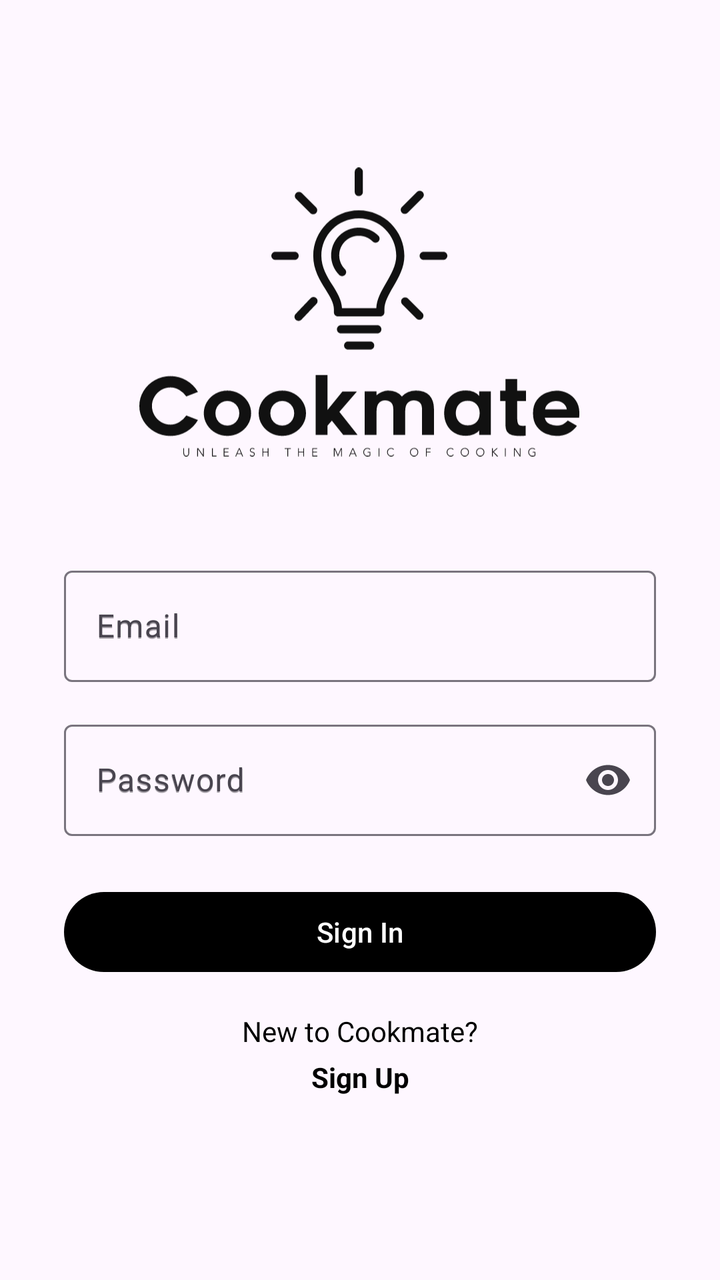
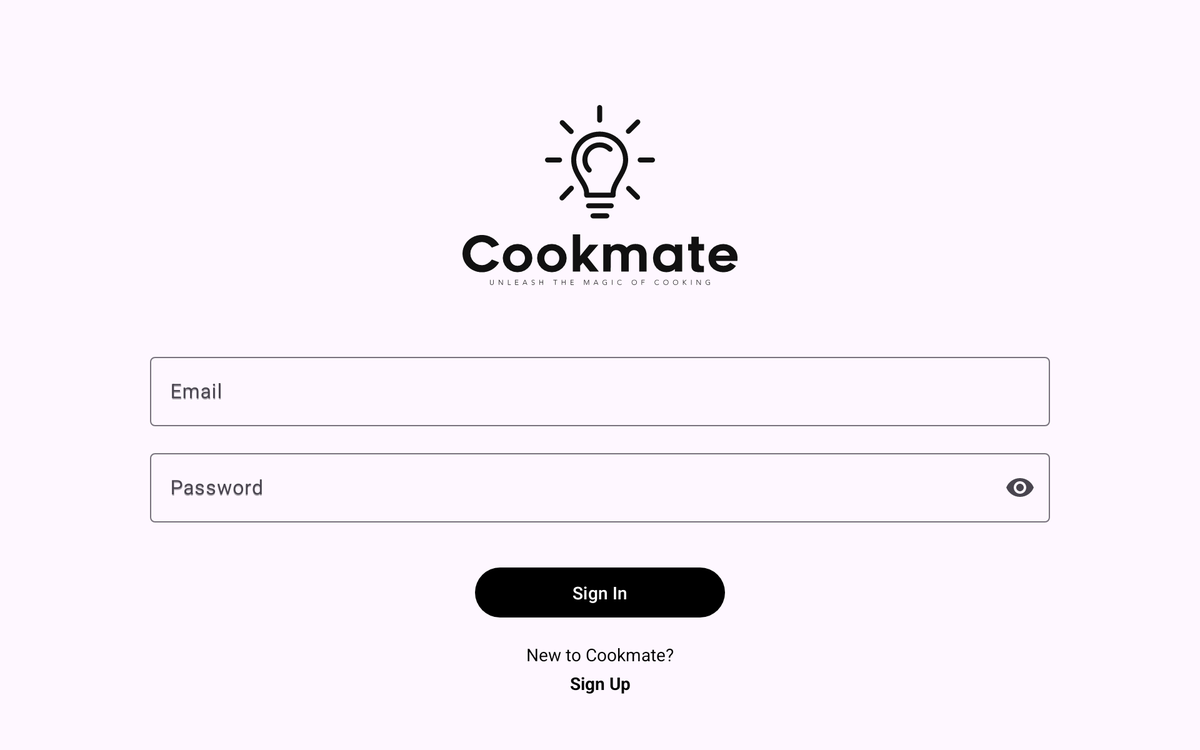

The same Android screen from two of the app's own layout files: first res/layout/ as a phone draws it, then the repository's variant for another configuration, drawn on a device whose configuration selects that folder. Both files follow.
<!-- AndroidManifest.xml: application theme Theme.Cookmate -->
<!-- res/layout/activity_login.xml -->
<?xml version="1.0" encoding="utf-8"?>
<androidx.constraintlayout.widget.ConstraintLayout xmlns:android="http://schemas.android.com/apk/res/android"
    xmlns:app="http://schemas.android.com/apk/res-auto"
    xmlns:tools="http://schemas.android.com/tools"
    android:id="@+id/container"
    android:layout_width="match_parent"
    android:layout_height="match_parent"
    tools:context=".ui.login.LoginActivity">

    <ImageView
        android:id="@+id/logo"
        android:layout_width="220dp"
        android:layout_height="152dp"
        android:layout_marginTop="80dp"
        app:layout_constraintEnd_toEndOf="parent"
        app:layout_constraintHorizontal_bias="0.497"
        app:layout_constraintStart_toStartOf="parent"
        app:layout_constraintTop_toTopOf="parent"
        app:srcCompat="@drawable/ic_logo2" />

    
    <com.google.android.material.textfield.TextInputLayout
        android:id="@+id/emailInputLayout"
        style="@style/Widget.Material3.TextInputLayout.OutlinedBox"
        android:layout_width="0dp"
        android:layout_height="wrap_content"
        android:layout_marginStart="32dp"
        android:layout_marginTop="48dp"
        android:layout_marginEnd="32dp"
        android:hint="@string/Email"
        app:endIconMode="clear_text"
        app:layout_constraintEnd_toEndOf="parent"
        app:layout_constraintHorizontal_bias="0.0"
        app:layout_constraintStart_toStartOf="parent"
        app:layout_constraintTop_toBottomOf="@id/logo">

        <com.google.android.material.textfield.TextInputEditText
            android:id="@+id/emailField"
            android:layout_width="match_parent"
            android:layout_height="wrap_content"
            android:hint="@string/Email"
            android:inputType="textEmailAddress" />
    </com.google.android.material.textfield.TextInputLayout>

    
    <com.google.android.material.textfield.TextInputLayout
        android:id="@+id/passwordInputLayout"
        android:layout_width="0dp"
        android:layout_height="wrap_content"
        style="@style/Widget.Material3.TextInputLayout.OutlinedBox"
        android:hint="@string/Password"
        app:layout_constraintTop_toBottomOf="@id/emailInputLayout"
        app:layout_constraintStart_toStartOf="parent"
        app:layout_constraintEnd_toEndOf="parent"
        android:layout_marginStart="32dp"
        android:layout_marginEnd="32dp"
        android:layout_marginTop="16dp"
        app:endIconMode="password_toggle">

        <com.google.android.material.textfield.TextInputEditText
            android:id="@+id/passwordField"
            android:layout_width="match_parent"
            android:layout_height="wrap_content"
            android:inputType="textPassword"
            android:hint="@string/Password" />
    </com.google.android.material.textfield.TextInputLayout>

    

    

    <com.google.android.material.button.MaterialButton
        android:id="@+id/signInButton"
        android:layout_width="0dp"
        android:layout_height="wrap_content"
        android:layout_marginStart="32dp"
        android:layout_marginTop="24dp"
        android:layout_marginEnd="32dp"
        android:text="@string/Sign_In"
        app:backgroundTint="@color/black"
        app:layout_constraintBottom_toBottomOf="parent"
        app:layout_constraintEnd_toEndOf="parent"
        app:layout_constraintHorizontal_bias="0.0"
        app:layout_constraintStart_toStartOf="parent"
        app:layout_constraintTop_toBottomOf="@id/passwordInputLayout"
        app:layout_constraintVertical_bias="0.0" />

    <TextView
        android:id="@+id/newToCookmateText"
        android:layout_width="wrap_content"
        android:layout_height="wrap_content"
        android:layout_marginTop="16dp"
        android:text="@string/new_to_cookmate"
        android:textColor="#000000"
        app:layout_constraintTop_toBottomOf="@id/signInButton"
        app:layout_constraintStart_toStartOf="parent"
        app:layout_constraintEnd_toEndOf="parent" />

    <TextView
        android:id="@+id/signUpLink"
        android:layout_width="wrap_content"
        android:layout_height="wrap_content"
        android:layout_marginTop="4dp"
        android:text="@string/Sign_Up"
        android:textColor="@color/black"
        android:textStyle="bold"
        app:layout_constraintTop_toBottomOf="@id/newToCookmateText"
        app:layout_constraintStart_toStartOf="parent"
        app:layout_constraintEnd_toEndOf="parent" />
</androidx.constraintlayout.widget.ConstraintLayout>
<!-- resources referenced by this layout -->
<resources>
  <color name="black">#FF000000</color>
  <!-- drawable ic_logo2: vector/xml drawable (drawable, 9705 chars, omitted) -->
  <string name="Email">Email</string>
  <string name="Password">Password</string>
  <string name="Sign_In">Sign In</string>
  <string name="Sign_Up">Sign Up</string>
  <string name="new_to_cookmate">New to Cookmate?</string>
  <style name="Theme.Cookmate" parent="Theme.Material3.Light.NoActionBar">
          <item name="materialAlertDialogTheme">@style/ThemeOverlay.Material3.MaterialAlertDialog</item>
      </style>
</resources>
<!-- res/layout-w936dp/activity_login.xml (the repository's variant of the layout above) -->
<!-- drawn on a 7-inch tablet turned sideways -->
<?xml version="1.0" encoding="utf-8"?>
<androidx.constraintlayout.widget.ConstraintLayout xmlns:android="http://schemas.android.com/apk/res/android"
    xmlns:app="http://schemas.android.com/apk/res-auto"
    xmlns:tools="http://schemas.android.com/tools"
    android:id="@+id/container"
    android:layout_width="match_parent"
    android:layout_height="match_parent"
    tools:context=".ui.view.activity.LoginActivity">

    
    <ImageView
        android:id="@+id/logo"
        android:layout_width="220dp"
        android:layout_height="152dp"
        android:layout_marginTop="80dp"
        app:layout_constraintEnd_toEndOf="parent"
        app:layout_constraintStart_toStartOf="parent"
        app:layout_constraintTop_toTopOf="parent"
        app:layout_constraintHorizontal_bias="0.5"
        app:srcCompat="@drawable/ic_logo2" />

    
    <com.google.android.material.textfield.TextInputLayout
        android:id="@+id/emailInputLayout"
        style="@style/Widget.Material3.TextInputLayout.OutlinedBox"
        android:layout_width="720dp"
        android:layout_height="wrap_content"
        android:layout_marginTop="48dp"
        android:hint="@string/Email"
        app:endIconMode="clear_text"
        app:layout_constraintEnd_toEndOf="parent"
        app:layout_constraintStart_toStartOf="parent"
        app:layout_constraintTop_toBottomOf="@id/logo">

        <com.google.android.material.textfield.TextInputEditText
            android:id="@+id/emailField"
            android:layout_width="match_parent"
            android:layout_height="wrap_content"
            android:hint="@string/Email"
            android:inputType="textEmailAddress" />
    </com.google.android.material.textfield.TextInputLayout>

    
    <com.google.android.material.textfield.TextInputLayout
        android:id="@+id/passwordInputLayout"
        style="@style/Widget.Material3.TextInputLayout.OutlinedBox"
        android:layout_width="720dp"
        android:layout_height="wrap_content"
        android:layout_marginTop="16dp"
        android:hint="@string/Password"
        app:endIconMode="password_toggle"
        app:layout_constraintEnd_toEndOf="parent"
        app:layout_constraintStart_toStartOf="parent"
        app:layout_constraintTop_toBottomOf="@id/emailInputLayout">

        <com.google.android.material.textfield.TextInputEditText
            android:id="@+id/passwordField"
            android:layout_width="match_parent"
            android:layout_height="wrap_content"
            android:inputType="textPassword"
            android:hint="@string/Password" />
    </com.google.android.material.textfield.TextInputLayout>

    

    

    
    <com.google.android.material.button.MaterialButton
        android:id="@+id/signInButton"
        android:layout_width="200dp"
        android:layout_height="wrap_content"
        android:layout_marginTop="32dp"
        android:text="@string/Sign_In"
        app:backgroundTint="@color/black"
        app:layout_constraintEnd_toEndOf="parent"
        app:layout_constraintStart_toStartOf="parent"
        app:layout_constraintTop_toBottomOf="@+id/passwordInputLayout" />

    <TextView
        android:id="@+id/newToCookmateText"
        android:layout_width="wrap_content"
        android:layout_height="wrap_content"
        android:layout_marginTop="16dp"
        android:text="@string/new_to_cookmate"
        android:textColor="#000000"
        app:layout_constraintTop_toBottomOf="@id/signInButton"
        app:layout_constraintStart_toStartOf="parent"
        app:layout_constraintEnd_toEndOf="parent" />

    <TextView
        android:id="@+id/signUpLink"
        android:layout_width="wrap_content"
        android:layout_height="wrap_content"
        android:layout_marginTop="4dp"
        android:text="@string/Sign_Up"
        android:textColor="@color/black"
        android:textStyle="bold"
        app:layout_constraintTop_toBottomOf="@id/newToCookmateText"
        app:layout_constraintStart_toStartOf="parent"
        app:layout_constraintEnd_toEndOf="parent" />

</androidx.constraintlayout.widget.ConstraintLayout>
